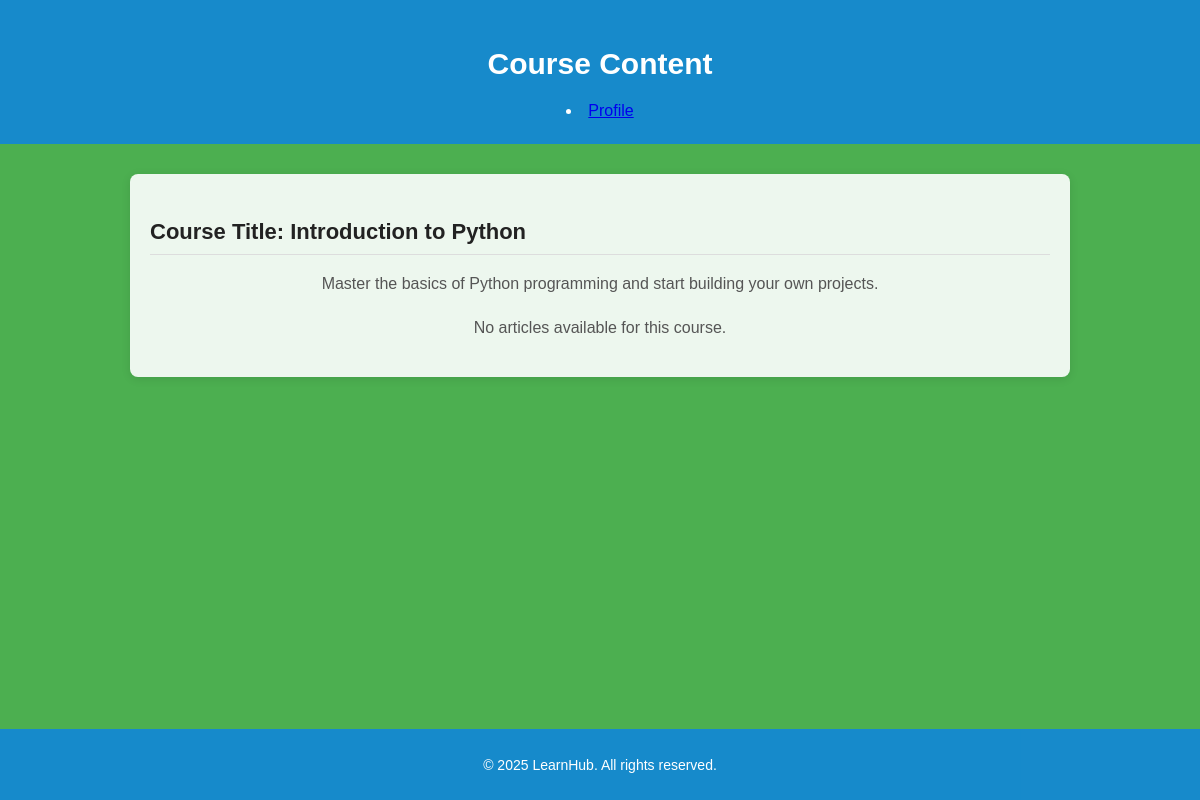
/course_content.php?course_id=2, run on an earlier commit of the app's database.
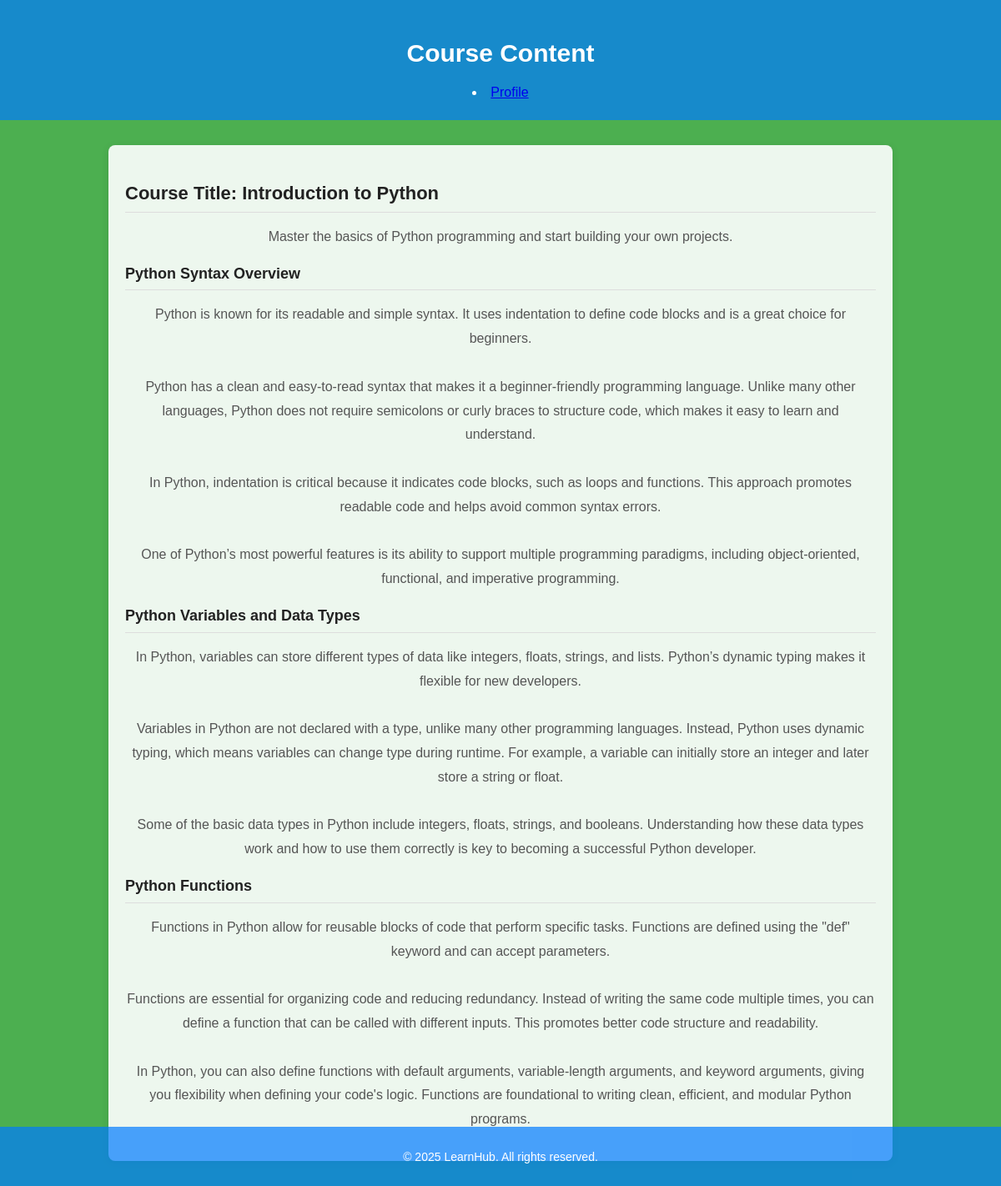
And on a later commit of the database.
### tables this page shows
CREATE TABLE `courses` (
  `id` int(11) NOT NULL,
  `title` varchar(100) NOT NULL,
  `description` text,
  `instructor_id` int(11) DEFAULT NULL,
  `created_at` timestamp NOT NULL DEFAULT CURRENT_TIMESTAMP
);

CREATE TABLE `course_content` (
  `id` int(20) NOT NULL,
  `course_id` int(20) NOT NULL,
  `title` varchar(255) NOT NULL,
  `content` text NOT NULL,
  `content_type` varchar(50) NOT NULL DEFAULT 'Article',
  `created_at` timestamp NOT NULL DEFAULT CURRENT_TIMESTAMP ON UPDATE CURRENT_TIMESTAMP
);

### course_content.php (the view, shortened to what this page needs)
<?php
include('db.php');
$course_id = $_GET['course_id'];
$course_query = "SELECT title, description FROM courses WHERE id = ?";
$course_stmt = mysqli_prepare($conn, $course_query);
mysqli_stmt_bind_param($course_stmt, 'i', $course_id);
mysqli_stmt_execute($course_stmt);
$course_result = mysqli_stmt_get_result($course_stmt);
$course = mysqli_fetch_assoc($course_result);
$content_query = "SELECT title, content FROM course_content WHERE course_id = ? AND content_type = 'Article'";
$content_stmt = mysqli_prepare($conn, $content_query);
mysqli_stmt_bind_param($content_stmt, 'i', $course_id);
mysqli_stmt_execute($content_stmt);
$content_result = mysqli_stmt_get_result($content_stmt);
$course_content = [];
while ($row = mysqli_fetch_assoc($content_result)) {
    $course_content[] = $row;
}
?>
<!DOCTYPE html>
<html lang="en">
<head>
    <link rel="stylesheet" href="styles.css">
</head>
<body>
    <header>
        <h1>Course Content</h1>
        <li><a href="profile.php">Profile</a></li>
    </header>
    <main class="course-content">
        <h2>Course Title: <?php echo htmlspecialchars($course['title']); ?></h2>
        <p><?php echo nl2br(htmlspecialchars($course['description'])); ?></p>
        <?php if (!empty($course_content)): ?>
            <?php foreach ($course_content as $content): ?>
                <h3><?php echo htmlspecialchars($content['title']); ?></h3>
                <p><?php echo nl2br(htmlspecialchars($content['content'])); ?></p>
            <?php endforeach; ?>
        <?php else: ?>
            <p>No articles available for this course.</p>
        <?php endif; ?>
    </main>
    <footer>
        <p>&copy; 2025 LearnHub. All rights reserved.</p>
    </footer>
</body>
</html>

### styles.css (style rules this page uses)
body { margin: 0; font-family: Arial, sans-serif; background-color: #f9f9f9; color: #333; }
header { background-color: #4CAF50; padding: 1em 0; text-align: center; color: white; }
footer { text-align: center; padding: 1em 0; background-color: #4CAF50; color: white; position: fixed; bottom: 0; width: 100%; }
h2 { text-align: center; margin-bottom: 20px; font-size: 1.5em; color: #4CAF50; }
p { text-align: center; margin-top: 15px; }

### course_content.php (style rules this page uses)
body { font-family: Arial, sans-serif; background-color: #4CAF50; color: #333; line-height: 1.6; padding: 0; }
header { text-align: center; background-color: rgba(0, 123, 255, 0.7); color: white; padding: 20px; }
header h1 { margin-bottom: 10px; font-size: 30px; }
main { max-width: 900px; margin: 30px auto; padding: 20px; background-color: rgba(255, 255, 255, 0.9); border-radius: 8px; box-shadow: 0 2px 10px rgba(0, 0, 0, 0.1); }
.course-content { font-size: 16px; color: #333; line-height: 1.6; }
.course-content p { margin-bottom: 15px; line-height: 1.8; color: #555; }
.course-content h2, .course-content h3 { font-size: 22px; font-weight: bold; color: #222; margin-top: 20px; margin-bottom: 10px; text-align: left; border-bottom: 1px solid #ddd; padding-bottom: 5px; }
.course-content h3 { font-size: 18px; margin-top: 15px; }
footer { text-align: center; padding: 10px 0; background-color: rgba(0, 123, 255, 0.7); color: white; margin-top: 40px; }
footer p { font-size: 14px; }

What changed in the data, as far as the page shows it:
added course_content: title "Python Syntax Overview", content "Python is known for its readable and simple syntax. It uses indentation to define code blocks and is a great choice for beginners. Python has a clean and easy-to-read syntax that makes it a beginner-friendly programming language. Unlike many other languages, Python does not require semicolons or curly braces to structure code, which makes it easy to learn and understand. In Python, indentation is critical because it indicates code blocks, such as loops and functions. This approach promotes readable code and helps avoid common syntax errors. One of Python’s most powerful features is its ability to support multiple programming paradigms, including object-oriented, functional, and imperative…"
added course_content: title "Python Variables and Data Types", content "In Python, variables can store different types of data like integers, floats, strings, and lists. Python’s dynamic typing makes it flexible for new developers. Variables in Python are not declared with a type, unlike many other programming languages. Instead, Python uses dynamic typing, which means variables can change type during runtime. For example, a variable can initially store an integer and later store a string or float. Some of the basic data types in Python include integers, floats, strings, and booleans. Understanding how these data types work and how to use them correctly is key to becoming a successful Python developer."
added course_content: title "Python Functions", content "Functions in Python allow for reusable blocks of code that perform specific tasks. Functions are defined using the \"def\" keyword and can accept parameters. Functions are essential for organizing code and reducing redundancy. Instead of writing the same code multiple times, you can define a function that can be called with different inputs. This promotes better code structure and readability. In Python, you can also define functions with default arguments, variable-length arguments, and keyword arguments, giving you flexibility when defining your code's logic. Functions are foundational to writing clean, efficient, and modular Python programs."
Also different on the page:
text no longer shown: "No articles available for this course."
